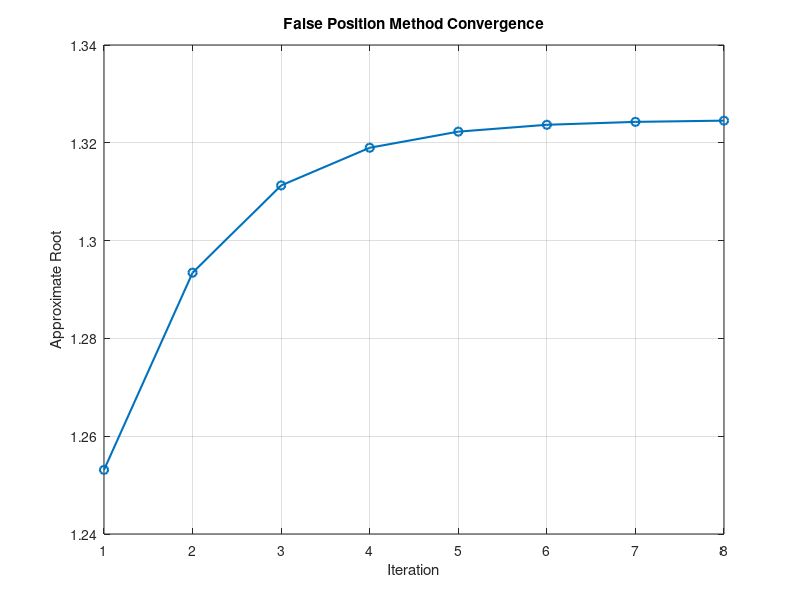

Write MATLAB code to recreate this figure. (Note: this script raises an error after producing the figure.)
clc;
clear;

f = @(x) x^3 - x - 1;

a = 1;
b = 2;
tol = 0.001;

fprintf('Enter the non liner equation : x^3 - x - 1\n');
fprintf('Enter the first guess : %d\n', a);
fprintf('Enter the second guess : %d\n', b);
fprintf('Tolorance error is : %.3f\n\n', tol);

fa = f(a);
fb = f(b);
c_values = [];

% First iteration
c = (a*fb - b*fa)/(fb - fa);
fc = f(c);
fprintf('%.6f\t%.6f\t%.6f\t%.6f\t%.6f\t%.6f\n', a, b, c, fa, fb, fc);

while abs(fc) > tol
    if fa*fc < 0
        b = c;
        fb = fc;
    else
        a = c;
        fa = fc;
    end

    c = (a*fb - b*fa)/(fb - fa);
    fc = f(c);

    fprintf('%.6f \t %.6f \t %.6f \t %.6f\n', a, b, c, abs(fc));
    c_values = [c_values c];
end

fprintf('\nRoot is : %.6f\n', c);

% Graph of convergence
figure;
plot(1:length(c_values), c_values, '-o','LineWidth',1.5);
xlabel('Iteration');
ylabel('Approximate Root');
title('False Position Method Convergence');
grid on;

% Function graph
x = linspace(1,2,400);
y = f(x);

figure;
plot(x,y,'LineWidth',1.5);
hold on;
yline(0);
plot(c,f(c),'ro','MarkerSize',8);
xlabel('x');
ylabel('f(x)');
title('f(x) = x^3 - x - 1');
grid on;
